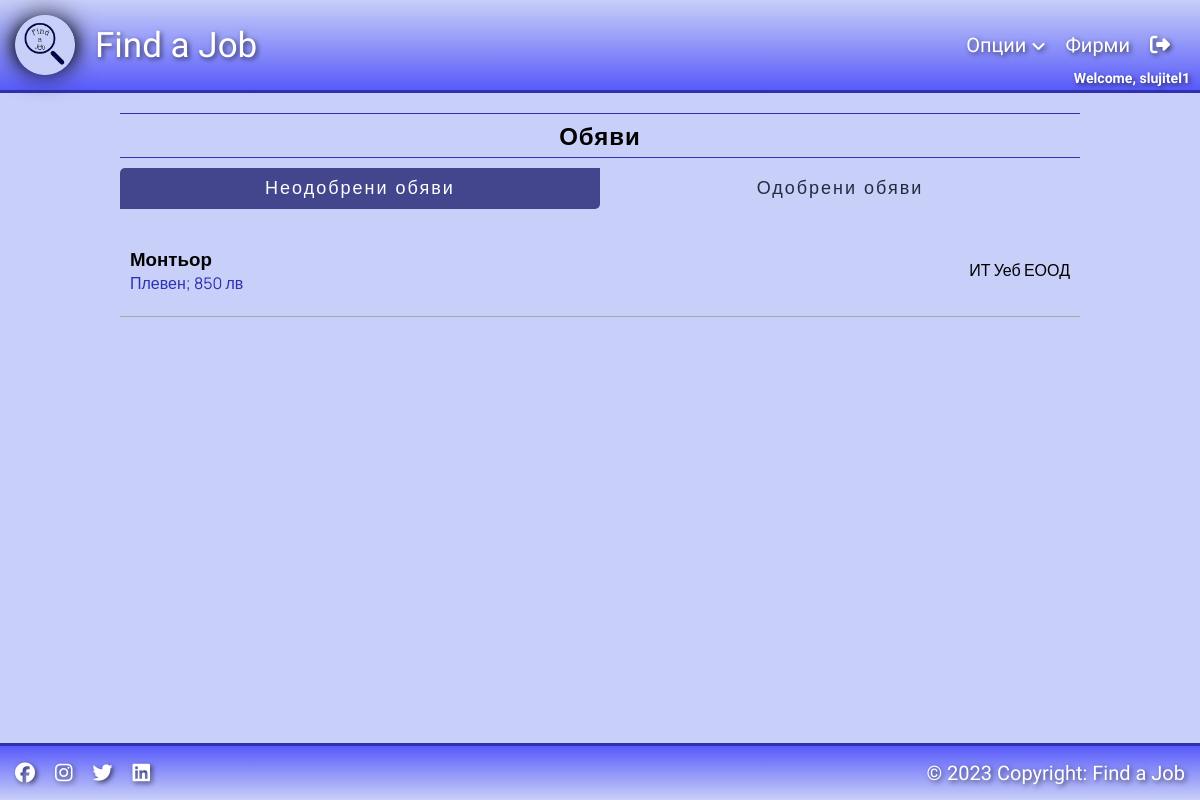
Screenshot of /view/front/profileHR/jobsHR.php (signed in) with the database file from the repository.
### tables this page shows
CREATE TABLE `tb_jobs` (
  `id` int(11) NOT NULL,
  `title` varchar(255) DEFAULT NULL,
  `payment` decimal(10,0) DEFAULT NULL,
  `category` int(11) DEFAULT NULL,
  `city` int(11) DEFAULT NULL,
  `description` longtext DEFAULT NULL,
  `company` int(11) DEFAULT NULL,
  `expire_date` date DEFAULT NULL,
  `approved` tinyint(4) NOT NULL,
  `sentExpireEmail` int(1) NOT NULL
);

CREATE TABLE `tb_city` (
  `id` int(11) NOT NULL,
  `title` varchar(256) DEFAULT NULL
);

CREATE TABLE `tb_register_company` (
  `firstname` varchar(50) DEFAULT NULL,
  `lastname` varchar(50) DEFAULT NULL,
  `username` varchar(256) DEFAULT NULL,
  `phone` varchar(15) DEFAULT NULL,
  `email` varchar(50) DEFAULT NULL,
  `companyname` varchar(50) DEFAULT NULL,
  `companyid` int(15) NOT NULL,
  `logo` varchar(255) NOT NULL,
  `verified` int(11) DEFAULT NULL,
  `token` varchar(255) NOT NULL
);

### src/database/db.php (called while the page is built, shortened)
<?php
class Database
{
    private $host = "localhost";
    private $username = "root";
    private $password = "";
    private $db = "find_a_job";
    private $queryBuilderString = "";
    function connect()
    {
        return mysqli_connect($this->host, $this->username, $this->password, $this->db);
    }
    function query($sqlQuery)
    {
        $conn = $this->connect();
        return mysqli_query($conn, $sqlQuery);
    }
    function fetchQuery($query)
    {
        $resultArray    = array();
        $fetchResponse  = $this->query($query);
        while ($data = mysqli_fetch_array($fetchResponse)) {
            array_push($resultArray, $data);
        }
        return $resultArray;
    }
    function where($queryPropertyCollection)
    {
        $whereQueryArray = array();
        foreach ($queryPropertyCollection as $key => $value) {
            array_push($whereQueryArray, ("$key = $value"));
        }
        $whereQuery = implode(" AND ", $whereQueryArray);
        $query = "WHERE $whereQuery";
        $this->queryBuilderString .= $query;
        return $this;
    }
    function newQueryStr($query)
    {
        $this->queryBuilderString = $query;
        return $this;
    }
    function execute()
    {
        return $this->queryBuilderString;
    }
}
$DB = new Database();

### src/controllers/front/profileHR/jobsHRController.php (called while the page is built, shortened)
<?php
require_once  $_SERVER['DOCUMENT_ROOT'] . '/DR/src/database/db.php';
$query = "SELECT j.title,j.payment,cat.title as Category,city.title as City,tbcom.companyname,tbcom.companyid,tbcom.logo,j.description, j.city, j.category, j.id, j.approved from tb_jobs j
          join tb_category_profession cat on cat.id = j.category
          join tb_city city on city.id = j.city
          join tb_register_company tbcom on tbcom.companyid = j.company ";
$queryDisapproved = $DB->newQueryStr($query)->where(array('approved' => 0))->execute();
$rowDisapproved = $DB->fetchQuery($queryDisapproved);

### view/front/profileHR/jobsHR.php (the view, shortened to what this page needs)
<?php include_once $_SERVER['DOCUMENT_ROOT'] . "/DR/view/layout/header.php"; ?>
<?php include_once $_SERVER['DOCUMENT_ROOT'] . "/DR/src/controllers/front/profileHR/jobsHRController.php"; ?>
<?php if (isset($_SESSION['username']) && $_SESSION['role'] == 1) : ?>
    <div class="listing tabs w-80">
        <h2 class="mb10">Обяви</h2>
        <div class="signup-toggle">
            <button class="tab-toggle active" data-id="disapproved-jobs">Неодобрени обяви</button>
            <button class="tab-toggle" data-id="approved-jobs">Одобрени обяви</button>
        </div>
        <div class="signup-content">
            <div id="disapproved-jobs" class="content active">
                <?php for ($n = 0; $n < count($rowDisapproved); $n += 1) : ?>
                    <div class="flex-between-x list-jobs">
                        <div>
                            <a href="/DR/view/front/profileHR/detailsJobsHR.php?id=<?php echo $rowDisapproved[$n]['id']; ?>">
                                <h3><?php echo $rowDisapproved[$n]['title']; ?></h3>
                                <p><?php echo $rowDisapproved[$n]['City']; ?>; <?php echo $rowDisapproved[$n]['payment']; ?> лв</p>
                            </a>
                        </div>
                        <div>
                            <a href="/DR/view/front/profileHR/detailsCompaniesHR.php?id=<?php echo $rowDisapproved[$n]['companyid']; ?>">
                                <p><?php echo $rowDisapproved[$n]['companyname']; ?></p>
                            </a>
                        </div>
                    </div>
                <?php endfor; ?>
            </div>
        </div>
    </div>
<?php else : header('location: /DR/view/front/home.php'); ?>
<?php endif; ?>
<?php include_once $_SERVER['DOCUMENT_ROOT'] . "/DR/view/layout/footer.php"; ?>

### assets/css/layout.css (style rules this page uses)
:root { --bg-color: rgb(200, 207, 248); --blue-main: rgb(47, 49, 175); }
* { margin: 0; padding: 0; }
a, abbr { color: #000; text-decoration: none; }
.mb10 { margin-bottom: 10px; }
.w-80 { width: 80%; }
.flex-between-x { display: flex; justify-content: space-between; align-items: center; }

### assets/css/style.css (style rules this page uses)
.signup-toggle { display: flex; margin-bottom: 15px; }
.signup-toggle button { letter-spacing: 2px; border: none; padding: 10px; background-color: var(--bg-color); color: #232c3d; font-size: 18px; cursor: pointer; transition: 0.5s; }
.signup-toggle button.active { background-color: #43468d; color: #fff; border-radius: 5px 0 5px 0; }
.signup-content .content { display: none; }
.signup-content .content.active { display: block; }
h2 { text-align: center; width: 100%; padding: 5px 0; border-bottom: 1px solid rgb(47, 49, 175); border-top: 1px solid rgb(47, 49, 175); letter-spacing: 1px; }
.listing { max-width: 80%; margin: 20px 0; }
.listing a { text-decoration: none; padding: 3px 10px; border-radius: 10px; color: #000; }
.list-jobs { border-bottom: 1px solid darkgray; padding: 0 10px; }
.list-jobs p:nth-child(2) { color: rgb(47, 49, 175); }
.tab-toggle { width: 100%; }

### rows the page displays
tb_jobs: title "Монтьор", city.title "Плевен", payment "850", company.companyname "ИТ Уеб ЕООД"

### other values shown
$_SESSION['username'] "slujitel1"
